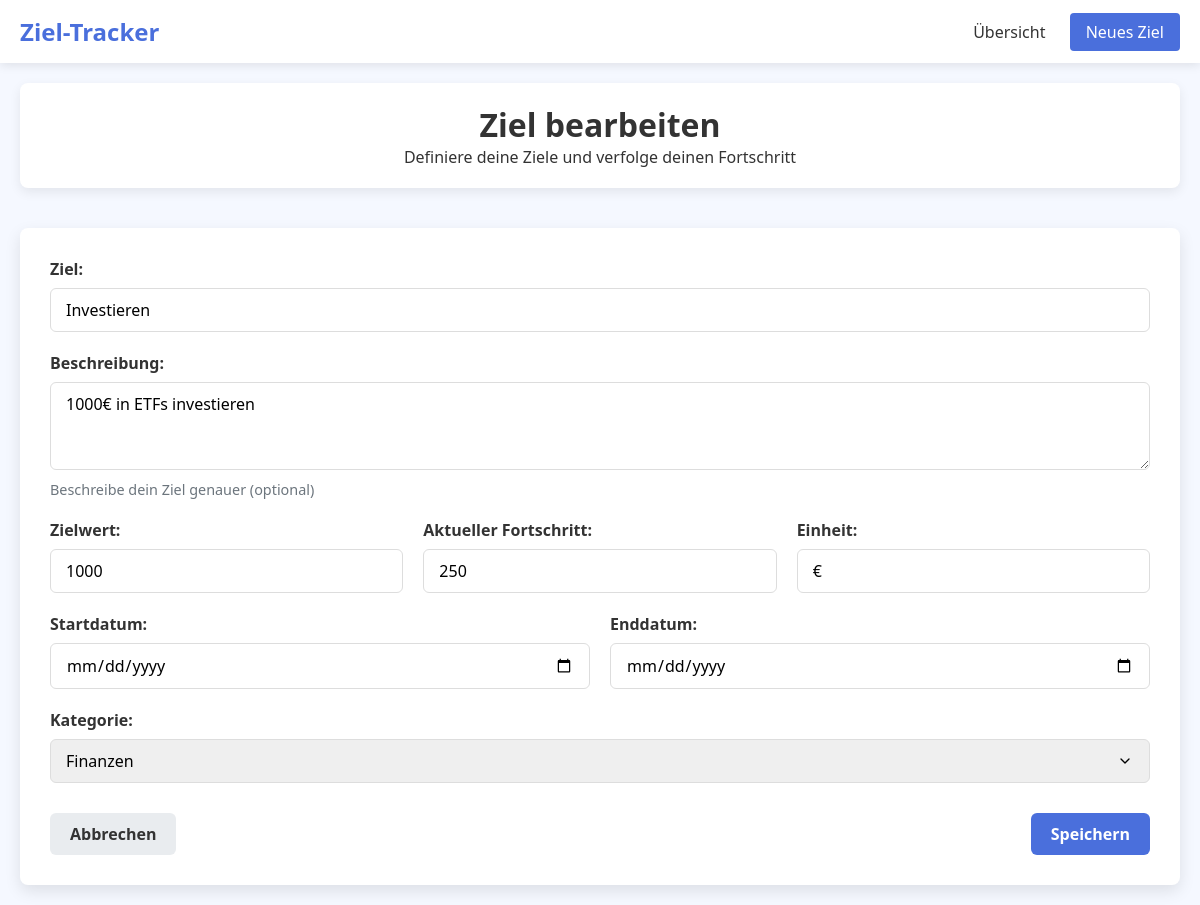
Screenshot of /tracking/update/7/ with the database file from the repository.
### tracking/models.py (models this page shows, shortened)
class Goal(models.Model):
    KATEGORIEN = [
        ('Gesundheit', 'Gesundheit'),
        ('Finanzen', 'Finanzen'),
        ('Karriere', 'Karriere')
    ]
    definition = models.CharField(max_length=50)
    description = models.CharField(max_length=150)
    ziel_wert = models.IntegerField()
    fortschritt = models.FloatField()
    einheit = models.CharField(max_length=20)
    start = models.DateField()
    end = models.DateField()
    kategorie = models.CharField(choices=KATEGORIEN)

### tracking/views.py (the view)
# urls.py: path('update/<int:goal_id>/', views.update_goal, name='update_goal'),
def update_goal(request, goal_id):
    goal = get_object_or_404(Goal, id=goal_id)
    if request.method == 'POST':
        form = GoalForm(request.POST, instance=goal)
        if form.is_valid():
            form.save()
            messages.success(request, 'Ziel erfolgreich aktualisiert!')
            return redirect('goals')
    else:
        form = GoalForm(instance=goal)
    return render(request, 'tracking/add_update_goal.html', {
        'form': form,
        'title': 'Ziel bearbeiten',
        'button_text': 'Speichern',
        'goal': goal
    })

### tracking/forms.py (shortened to what this page needs)
class GoalForm(forms.ModelForm):
    class Meta:
        model = Goal
        fields = ['definition', 'description', 'ziel_wert', 'fortschritt', 'einheit', 'start', 'end', 'kategorie']
        widgets = {
            'definition': forms.TextInput(attrs={'class': 'form-control', 'placeholder': 'Ziel definieren'}),
            'description': forms.Textarea(attrs={'class': 'form-control', 'rows': 3, 'placeholder': 'Beschreibung des Ziels'}),
            'ziel_wert': forms.NumberInput(attrs={'class': 'form-control', 'placeholder': 'Zielwert'}),
            'fortschritt': forms.NumberInput(attrs={'class': 'form-control', 'placeholder': 'Aktueller Fortschritt'}),
            'einheit': forms.TextInput(attrs={'class': 'form-control', 'placeholder': 'z.B. km, Bücher, €'}),
            'start': forms.DateInput(attrs={'class': 'form-control', 'type': 'date'}),
            'end': forms.DateInput(attrs={'class': 'form-control', 'type': 'date'}),
            'kategorie': forms.Select(attrs={'class': 'form-control'})
        }

### tracking/templates/tracking/add_update_goal.html (shortened to what this page needs)
{% extends 'tracking/base.html' %}
{% load static %}
{% block content %}
<div class="header">
    <h1>{{ title }}</h1>
    <p>Definiere deine Ziele und verfolge deinen Fortschritt</p>
</div>
<div class="form-container">
    <form method="post">
        <div class="form-group">
            <label for="id_definition">Ziel:</label>
            {{ form.definition }}
        </div>
        <div class="form-group">
            <label for="id_description">Beschreibung:</label>
            {{ form.description }}
            <div class="help-text">Beschreibe dein Ziel genauer (optional)</div>
        </div>
        <div class="form-row" style="display: flex; gap: 20px;">
            <div class="form-group" style="flex: 1;">
                <label for="id_ziel_wert">Zielwert:</label>
                {{ form.ziel_wert }}
            </div>
            <div class="form-group" style="flex: 1;">
                <label for="id_fortschritt">Aktueller Fortschritt:</label>
                {{ form.fortschritt }}
            </div>
            <div class="form-group" style="flex: 1;">
                <label for="id_einheit">Einheit:</label>
                {{ form.einheit }}
            </div>
        </div>
        <div class="form-row" style="display: flex; gap: 20px;">
            <div class="form-group" style="flex: 1;">
                <label for="id_start">Startdatum:</label>
                {{ form.start }}
            </div>
            <div class="form-group" style="flex: 1;">
                <label for="id_end">Enddatum:</label>
                {{ form.end }}
            </div>
        </div>
        <div class="form-group">
            <label for="id_kategorie">Kategorie:</label>
            {{ form.kategorie }}
        </div>
        <div class="form-actions">
            <a href="{% url 'goals' %}" class="btn btn-secondary">Abbrechen</a>
            <button type="submit" class="btn btn-primary">{{ button_text }}</button>
        </div>
    </form>
</div>
{% endblock %}

### tracking/templates/tracking/base.html (style rules this page uses)
:root { --primary: #4a6fdc; --success: #28a745; --warning: #ffc107; --danger: #dc3545; --light: #f8f9fa; --dark: #343a40; --health: #42b883; --finance: #f1c40f; --career: #9b59b6; }
* { margin: 0; padding: 0; box-sizing: border-box; font-family: 'Segoe UI', Tahoma, Geneva, Verdana, sans-serif; }
body { background-color: #f5f8ff; color: #333; padding: 0; margin: 0; }
.header { text-align: center; margin-bottom: 40px; padding: 20px; background-color: white; border-radius: 8px; box-shadow: 0 4px 12px rgba(0, 0, 0, 0.08); position: relative; }

### tracking/templates/tracking/add_update_goal.html (style rules this page uses)
.form-container { background: white; border-radius: 8px; padding: 30px; box-shadow: 0 6px 16px rgba(0, 0, 0, 0.1); }
.form-group { margin-bottom: 20px; }
.form-group label { display: block; margin-bottom: 8px; font-weight: 600; color: #333; }
.form-control { width: 100%; padding: 10px 15px; border: 1px solid #ddd; border-radius: 6px; font-size: 1rem; transition: border-color 0.3s; }
select.form-control { appearance: none; background-repeat: no-repeat; background-position: right 1rem center; background-size: 1em; }
.btn { display: inline-block; padding: 10px 20px; border: none; border-radius: 6px; font-size: 1rem; font-weight: 600; cursor: pointer; transition: all 0.3s; text-align: center; text-decoration: none; }
.btn-primary { background-color: var(--primary); color: white; }
.btn-secondary { background-color: #e9ecef; color: #333; }
.form-actions { display: flex; justify-content: space-between; margin-top: 30px; }
.help-text { color: #6c757d; font-size: 0.9rem; margin-top: 5px; }

### rows the page displays
Goal: definition "Investieren", description "1000€ in ETFs investieren", ziel_wert "1000", fortschritt "250", einheit "€", kategorie "Finanzen"

### other values shown
{{ title }} "Ziel bearbeiten"
{{ button_text }} "Speichern"
